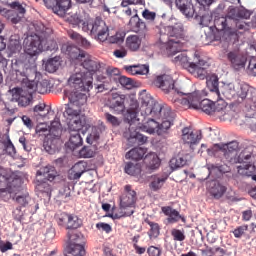
#> input picture dataset/easy/easy_01_99801_98_113.png, 256 x 256 px; its folder holds only this picture in this run
$ python -i nuclei_segmentation.py   (imports and definitions only)   (older library calls are emulated)
#> lines starting #> are read from the running program, lines starting #| are printed output that depends on the picture; after the words box and inside, x2 and y2 are one past the last pixel; in counts of white or black regions, pixels touching at a corner belong together
### color_deconvolution.py
"""
Etap 3.1 potoku: Wstępna filtracja i dekonwolucja barwna (Color Deconvolution).

Model fizyczny (prawo Lamberta-Beera):
    I_c = I_0 * exp(-sum_s  A_cs * C_s)            dla kanału c ∈ {R, G, B}
    OD_c = -log10(I_c / I_0) = sum_s A_cs * C_s

Gdzie:
    OD  – gęstość optyczna (liniowa względem stężenia barwnika, w przeciwieństwie do RGB),
    A   – macierz barwników (kolumny = znormalizowane wektory OD barwników H, E, rezydualny),
    C   – stężenia barwników w danym pikselu.

Separacja:  C = A^{-1} · OD   (Ruifrok & Johnston, 2001)

Dostępne macierze barwników:
    * "ruifrok"  – stała, literaturowa macierz H/E/DAB (Ruifrok & Johnston 2001),
    * "macenko"  – macierz estymowana adaptacyjnie z danego kafelka (SVD w przestrzeni OD,
                   Macenko et al. 2009) – odporna na zmienność barwienia (stain variability).
"""

from __future__ import annotations

from dataclasses import dataclass

import numpy as np

# Natężenie światła padającego (tło szkiełka). 255 dla obrazów 8-bitowych.
I0_DEFAULT = 255.0

# Literaturowe wektory OD barwników (Ruifrok & Johnston 2001), wiersze: H, E, DAB.
RUIFROK_HED = np.array([
    [0.650, 0.704, 0.286],   # Hematoksylina
    [0.072, 0.990, 0.105],   # Eozyna
    [0.268, 0.570, 0.776],   # DAB / kanał rezydualny
])


@dataclass
class DeconvolutionResult:
    """Wynik dekonwolucji jednego kafelka."""
    od: np.ndarray            # (H, W, 3) gęstość optyczna
    concentrations: np.ndarray  # (H, W, 3) stężenia [H, E, residual]
    stain_matrix: np.ndarray  # (3, 3) wiersze = wektory OD barwników
    tissue_mask: np.ndarray   # (H, W) bool – piksele tkanki (OD > beta)

    @property
    def hematoxylin(self) -> np.ndarray:
        return self.concentrations[..., 0]

    @property
    def eosin(self) -> np.ndarray:
        return self.concentrations[..., 1]

    @property
    def residual(self) -> np.ndarray:
        return self.concentrations[..., 2]


# --------------------------------------------------------------------------- #
# Wstępna filtracja
# --------------------------------------------------------------------------- #
def prefilter_rgb(img_rgb: np.ndarray) -> np.ndarray:
    """
    Wstępne przygotowanie obrazu przed transformacją do OD:
      * usunięcie kanału alfa (OpenSlide zwraca RGBA),
      * konwersja do float,
      * ograniczenie zakresu do [1, I0] – zabezpieczenie przed log(0) dla
        nasyconych czarnych pikseli (np. czarny marker / zagniecenia).
    """
    img = np.asarray(img_rgb)
    if img.ndim != 3 or img.shape[2] < 3:
        raise ValueError(f"Oczekiwano obrazu RGB (H, W, 3), otrzymano {img.shape}")
    img = img[..., :3].astype(np.float64)
    return np.clip(img, 1.0, I0_DEFAULT)


def rgb_to_od(img_rgb: np.ndarray, i0: float = I0_DEFAULT) -> np.ndarray:
    """Transformacja RGB -> gęstość optyczna: OD = -log10(I / I0)."""
    img = prefilter_rgb(img_rgb)
    return -np.log10(img / i0)


# [4 lines left out: function od_to_rgb, not called in this run]


def tissue_mask_from_od(od: np.ndarray, beta: float = 0.15) -> np.ndarray:
    """Maska tkanki: piksel uznany za tkankę, jeśli OD w każdym kanale > beta (Macenko 2009)."""
    return np.all(od > beta, axis=-1)


# --------------------------------------------------------------------------- #
# Macierze barwników
# --------------------------------------------------------------------------- #
def _normalize_rows(m: np.ndarray) -> np.ndarray:
    return m / np.linalg.norm(m, axis=1, keepdims=True)


# [5 lines left out: function _complete_stain_matrix, not called in this run]


def ruifrok_stain_matrix() -> np.ndarray:
    """Stała macierz H/E/rezydualny (Ruifrok & Johnston 2001)."""
    return _normalize_rows(RUIFROK_HED.copy())


# [38 lines left out: function macenko_stain_matrix, not called in this run]


# --------------------------------------------------------------------------- #
# Dekonwolucja
# --------------------------------------------------------------------------- #
def color_deconvolution(img_rgb: np.ndarray, method: str = "ruifrok",
                        beta: float = 0.15) -> DeconvolutionResult:
    """
    Pełna dekonwolucja barwna kafelka.

    Args:
        img_rgb: obraz RGB uint8 (H, W, 3)
        method:  "ruifrok" (stała macierz) lub "macenko" (estymowana z obrazu)
        beta:    próg OD dla maski tkanki
    """
    od = rgb_to_od(img_rgb)
    if method == "ruifrok":
        stain = ruifrok_stain_matrix()
    elif method == "macenko":
        stain = macenko_stain_matrix(od, beta=beta)
    else:
        raise ValueError(f"Nieznana metoda: {method}")

    h, w, _ = od.shape
    # OD (N x 3) = C (N x 3) · S (3 x 3)   =>   C = OD · S^{-1}
    conc = od.reshape(-1, 3) @ np.linalg.inv(stain)
    conc = np.clip(conc, 0, None).reshape(h, w, 3)  # stężenia nie mogą być ujemne

    return DeconvolutionResult(od=od, concentrations=conc, stain_matrix=stain,
                               tissue_mask=tissue_mask_from_od(od, beta))


# [16 lines left out: functions stain_to_rgb, channel_to_uint8, not called in this run]

### blur_and_denoise.py
"""
Etap 3.2 potoku: Detekcja nieostrości i filtracja szumów (Blur Detection & Noise Filtering).

Założenia z Sekcji 3 (Etap 2) specyfikacji projektu:
1. Detekcja nieostrości (Blur Detection):
   - Wyznaczenie operatora Laplasjana: ∇²I = ∂²I/∂x² + ∂²I/∂y²
   - Ocena ostrości kafelka poprzez wariancję Laplasjana: Var(∇²I) (Pech-Pacheco et al., 2000).
   - Wyznaczenie lokalnej mapy ostrości (local sharpness map) w ruchomym oknie (np. 31x31 px),
     pozwalającej wykryć zarówno globalny blur optyczny, jak i lokalną utratę ostrości
     na zagnieceniach preparatu (tissue folds).
2. Filtracja szumów (Noise Filtering):
   - Wygładzenie szumów wysokoczęstotliwościowych (ziarnistość barwnika, szum matrycy oraz
     artefakty kompresji JPEG ze skanów WSI) nieliniowym filtrem medianowym (median filter),
   - Zachowanie ostrych krawędzi granic jąder komórkowych (edge-preserving smoothing) przed
     progowaniem Otsu i transformacją wododziałową (Watershed) w Etapie 3.3.
"""

from __future__ import annotations

from dataclasses import dataclass

import cv2
import numpy as np

# Domyślny próg wariancji Laplasjana (w skali szarości RGB) poniżej którego kafelek
# uznawany jest za dotknięty nieostrością optyczną (optical blur).
BLUR_THRESHOLD_GRAY = 300.0

# Domyślny próg wariancji Laplasjana na 8-bitowym kanale Hematoksyliny (H).
BLUR_THRESHOLD_H = 420.0

# Domyślny rozmiar jądra filtru medianowego (3x3 lub 5x5 dla kafelków 256x256 px).
DEFAULT_MEDIAN_KSIZE = 3


@dataclass
class BlurAndFilterResult:
    """Wynik detekcji nieostrości i filtracji medianowej pojedynczego obrazu/kanału."""
    laplacian: np.ndarray           # (H, W) float64 – odpowiedź operatora Laplasjana ∇²I
    sharpness_var: float            # globalna wariancja Laplasjana Var(∇²I) przed filtracją
    sharpness_after_median: float   # wariancja Laplasjana po filtracji medianowej
    is_blurry: bool                 # flaga nieostrości (sharpness_var < threshold)
    local_sharpness_map: np.ndarray # (H, W) float64 – lokalna wariancja Laplasjana w oknie
    filtered: np.ndarray            # (H, W) lub (H, W, 3) uint8 – obraz po filtrze medianowym
    edge_preservation_corr: float   # korelacja gradientu Sobela przed i po filtracji medianowej


# [33 lines left out: functions compute_laplacian, laplacian_variance, local_laplacian_variance_map, not called in this run]


def apply_median_filter(img: np.ndarray, ksize: int = DEFAULT_MEDIAN_KSIZE) -> np.ndarray:
    """
    Wygładza szumy filtrem medianowym o nieparzystym rozmiarze okna ksize (np. 3 lub 5).
    Filtr medianowy usuwa szum impulsowy i artefakty blokowe JPEG przy zachowaniu
    ostrych krawędzi jąder komórkowych.
    """
    if ksize % 2 == 0 or ksize < 3:
        raise ValueError(f"Rozmiar okna filtru medianowego ksize musi być nieparzysty >= 3, podano {ksize}")
    arr = np.asarray(img)
    if arr.dtype != np.uint8:
        arr = np.clip(arr, 0, 255).astype(np.uint8)
    return cv2.medianBlur(arr, ksize)


# [49 lines left out: functions _sobel_gradient_magnitude, analyze_and_filter, not called in this run]

### nuclei_segmentation.py
"""Etap 3.3: Segmentacja jąder komórkowych – progowanie Otsu + transformacja wododziałowa (Watershed)
oraz weryfikacja i strojenie hiperparametrów względem maski referencyjnej.

Wejście: odszumiona mapa stężenia hematoksyliny (uint8, jasne = duże stężenie H).
Kroki:
  1. Detekcja i opcjonalne maskowanie artefaktów niebędących tkanką H&E (markery chirurgiczne),
  2. Progowanie Otsu:
     - mode="global"   – pojedynczy próg globalny Otsu na pikselach tkanki,
     - mode="adaptive" – adaptacyjna mapa progu łącząca globalny próg Otsu z lokalnym tłem
                         gaussowskim (z ujemnym offsetem, bez wygryzania środków jąder),
  3. Operacje morfologiczne (otwarcie, domknięcie, usunięcie małych obiektów, wypełnienie dziur),
  4. Transformata odległości Euklidesowej + markery h-maxima -> Transformacja Wododziałowa (Watershed),
  5. Filtracja obiektów po polu powierzchni [MIN_NUCLEUS_AREA, MAX_NUCLEUS_AREA],
  6. Ewaluacja względem maski referencyjnej (Dice, IoU, Precision, Recall, Object-F1) i strojenie progów.
"""
from __future__ import annotations

import warnings
from dataclasses import dataclass

import cv2
import numpy as np
from scipy import ndimage as ndi
from skimage.filters import threshold_otsu, threshold_local
from skimage.measure import label, regionprops
from skimage.morphology import remove_small_objects, remove_small_holes, h_maxima
from skimage.segmentation import watershed, find_boundaries

from color_deconvolution import color_deconvolution
from blur_and_denoise import apply_median_filter

# [1 line not run here, left out]

# Domyślne wartości hiperparametrów (dostrojone na maskach referencyjnych – zob. tune_hyperparameters)
MIN_NUCLEUS_AREA = 25        # px^2 – minimalne pole jądra komórkowego (odrzuca drobny szum chromatyczny)
MAX_NUCLEUS_AREA = 750       # px^2 – maksymalne pole pojedynczego jądra (odrzuca fałdy i smugi tuszu)
DEFAULT_H = 2.0              # px   – głębokość h-maxima transformaty odległości w Watershed


@dataclass
class SegmentationResult:
    threshold: float            # próg bazowy Otsu (skala 0..255)
    threshold_map: np.ndarray   # (H, W) float – mapa progu (stała dla global, zmienna dla adaptive)
    binary_raw: np.ndarray      # (H, W) bool  – maska bezpośrednio po progowaniu
    binary_clean: np.ndarray    # (H, W) bool  – maska po czyszczeniu morfologicznym
    distance: np.ndarray        # (H, W) float – transformata odległości EDT
    markers: np.ndarray         # (H, W) int32 – markery lokalnych maksimów (zlewiska Watershed)
    labels: np.ndarray          # (H, W) int32 – końcowe etykiety jąder po Watershed i filtracji pola
    labels_no_ws: np.ndarray    # (H, W) int32 – etykiety składowych spójnych bez Watershed
    n_nuclei: int               # końcowa liczba wykrytych jąder (N)
    n_components: int           # liczba składowych spójnych przed rozdzieleniem Watershedem


@dataclass
class SegmentationMetrics:
    dice: float                 # współczynnik Dice'a (F1 pikselowy): 2*TP / (2*TP + FP + FN)
    iou: float                  # indeks Jaccarda (IoU pikselowy): TP / (TP + FP + FN)
    precision: float            # precyzja pikselowa: TP / (TP + FP)
    recall: float               # czułość pikselowa: TP / (TP + FN)
    object_f1: float            # obiektowy F1-score (dopasowanie jąder przy IoU >= 0.3)
    n_pred: int                 # liczba wykrytych jąder
    n_ref: int                  # liczba jąder w masce referencyjnej
    count_error: int            # błąd bezwzględny liczby jąder |n_pred - n_ref|


def detect_marker_mask(img_rgb: np.ndarray, min_marker_area: int = 80) -> np.ndarray:
    """Wykrywa ślady markera lekarskiego / tuszu chirurgicznego (niebieski, zielony, czarny)."""
#> called with min_marker_area = 80
    r = img_rgb[:, :, 0].astype(float)
    g = img_rgb[:, :, 1].astype(float)
    b = img_rgb[:, :, 2].astype(float)
    gray = cv2.cvtColor(img_rgb, cv2.COLOR_RGB2GRAY)
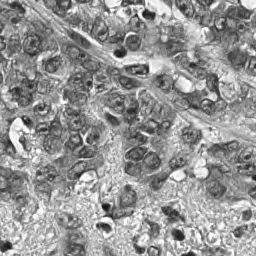
#> gray: shape (256, 256); min 16, max 254, mean 149.5
    hsv = cv2.cvtColor(img_rgb, cv2.COLOR_RGB2HSV)
#> hsv: shape (256, 256, 3); mean H, S, V 151.2, 68.2, 177.6
    dec_r = color_deconvolution(img_rgb, "ruifrok")
#> in tissue_mask_from_od, `return np.all(od > beta, axis=-1)`:
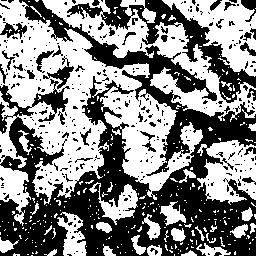
#> returned value: shape (256, 256) bool; 52.4% white; 360 black regions (321 under 20 px), largest, box (x1, y1, x2, y2) and area: (0, 0, 256, 256) 24064, (67, 0, 256, 103) 3560, (43, 56, 74, 89) 281

    blue_m = ((hsv[:, :, 0] >= 92) & (hsv[:, :, 0] <= 135) & (hsv[:, :, 1] > 80) & (b > r + 28)) | (b > r + 42)
#> blue_m: shape (256, 256) bool; 0.4% white in thin lines or dots
    green_m = ((hsv[:, :, 0] >= 35) & (hsv[:, :, 0] <= 95) & (hsv[:, :, 1] > 65) & (g > r + 10)) | (g > r + 25)
#> green_m: shape (256, 256) bool; every value is 0
    black_m = (gray < 42) & (hsv[:, :, 1] < 120) & (b < r + 15)
    extreme_h = dec_r.hematoxylin > 1.35
#> extreme_h: shape (256, 256) bool; 0.03% white in thin lines or dots, all inside (x1, y1, x2, y2) = (8, 12, 145, 248)

    raw = remove_small_objects(blue_m | green_m | black_m | extreme_h, min_size=min_marker_area)
    if not raw.any():
        return np.zeros(img_rgb.shape[:2], dtype=bool)
    k = cv2.getStructuringElement(cv2.MORPH_ELLIPSE, (5, 5))
    return cv2.dilate(raw.astype(np.uint8), k).astype(bool)


# [61 lines left out: functions prepare_h_channel, otsu_threshold, clean_mask, not called in this run]


def watershed_split(binary: np.ndarray, h: float = DEFAULT_H, smooth_sigma: float = 1.0):
    """Rozdziela połączone jądra: transformata odległości + markery h-maxima + Watershed."""
    dist = ndi.distance_transform_edt(binary)
    dist_s = ndi.gaussian_filter(dist, smooth_sigma) if smooth_sigma > 0 else dist
    peaks = h_maxima(dist_s, h) & binary
    markers = label(peaks).astype(np.int32)
    labels = watershed(-dist_s, markers, mask=binary).astype(np.int32)
    missed = binary & (labels == 0)
    if missed.any():
        extra = label(missed)
        extra[extra > 0] += labels.max()
        labels = labels + extra.astype(np.int32)
    return labels, markers, dist


# [27 lines left out: functions filter_by_area, segment_nuclei, not called in this run]


def build_reference_mask(img_rgb: np.ndarray) -> np.ndarray:
    """Generuje maskę referencyjną (etykiety 1..N_ref) metodą wielokanałowego konsensusu H&E.

    Łączy:
      - detekcję i wykluczenie markerów chirurgicznych (niebieski/zielony/czarny tusz),
      - selektywny sygnał jądrowy (H - 0.10*E) z ograniczeniem chromatyczności fioletu H&E,
      - rekonstrukcję morfologiczną z progowaniem histerezowym (high/low),
      - podział sklejonych jąder z warunkiem zwartości geometrycznej (solidity >= 0.52).
    """
    marker = detect_marker_mask(img_rgb)
    dec_r = color_deconvolution(img_rgb, "ruifrok")
    valid = dec_r.tissue_mask & (~marker)
    if valid.sum() < 100:
        valid = ~marker

    h_raw = np.clip(dec_r.hematoxylin, 0, None) - 0.10 * np.clip(dec_r.eosin, 0, None)
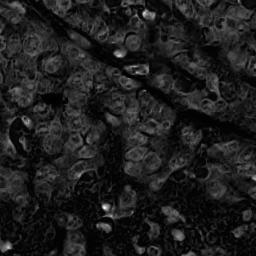
#> h_raw: shape (256, 256) float64; min -0.0408, max 1.91, mean 0.192; drawn with min black and max white
    h_raw = np.clip(h_raw, 0, None)
    h_raw[marker] = 0.0
    vals_raw = h_raw[valid] if valid.any() else h_raw.ravel()
    p99 = float(np.clip(np.percentile(vals_raw, 99.5), 0.40, 1.15)) if vals_raw.size else 1.0
#> p99 = 0.886
    h_u8 = np.clip(h_raw / max(p99, 1e-6) * 255.0, 0, 255).astype(np.uint8)
    h_med = apply_median_filter(h_u8, 3)
#> in apply_median_filter, `return cv2.medianBlur(arr, ksize)`:
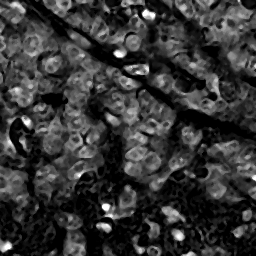
#> returned value: shape (256, 256); min 0, max 255, mean 53.9

    vals = h_med[valid]
    t_otsu = float(threshold_otsu(vals)) if vals.size and vals.min() != vals.max() else 120.0
#> t_otsu = 98
    if valid.mean() < 0.25:
        t_otsu = min(t_otsu, 118.0)
    std = float(np.std(vals)) if vals.size else 20.0
#> std = 36.99
    loc = threshold_local(h_med.astype(float), block_size=75, method="gaussian", offset=-0.25 * std)
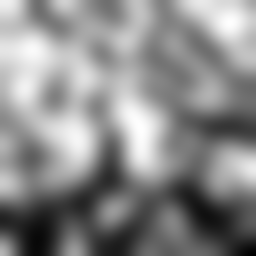
#> loc: shape (256, 256) float64; min 23.02, max 96.81, mean 63.1; drawn with min black and max white
    cap = t_otsu * (0.96 if marker.any() else 1.05)
#> cap = 102.9
    t_map = np.minimum(0.55 * t_otsu + 0.45 * loc, cap)

    r, b = img_rgb[:, :, 0].astype(float), img_rgb[:, :, 2].astype(float)
    chroma_ok = (r < 190) & (b >= r - 22) & (~marker) & valid
#> chroma_ok: shape (256, 256) bool; 50.6% white; 350 black regions (313 under 20 px), largest, box (x1, y1, x2, y2) and area: (0, 0, 256, 256) 25318, (67, 0, 256, 103) 3708, (0, 15, 27, 39) 256
    high = (h_med > t_map * 1.00) & chroma_ok
#> high: shape (256, 256) bool; 23.7% white; 196 white regions (91 under 20 px), largest, box (x1, y1, x2, y2) and area: (124, 109, 173, 176) 1056, (165, 73, 224, 115) 755, (206, 0, 253, 42) 707
    low = (h_med > t_map * 0.93) & chroma_ok
#> low: shape (256, 256) bool; 27.4% white; 170 white regions (80 under 20 px), largest, box (x1, y1, x2, y2) and area: (35, 87, 105, 154) 1382, (124, 109, 173, 176) 1233, (165, 52, 240, 115) 1186
    binary = ndi.binary_propagation(high, mask=low) if high.any() else np.zeros_like(high)

    k = cv2.getStructuringElement(cv2.MORPH_ELLIPSE, (3, 3))
    binary = cv2.morphologyEx(binary.astype(np.uint8), cv2.MORPH_OPEN, k).astype(bool)
#> binary: shape (256, 256) bool; 26.1% white; 139 white regions (41 under 20 px), largest, box (x1, y1, x2, y2) and area: (35, 88, 91, 154) 1167, (124, 129, 162, 176) 844, (206, 5, 253, 42) 770
    binary = remove_small_objects(binary, min_size=22)
    binary = remove_small_holes(binary, area_threshold=64)
#> binary: shape (256, 256) bool; 25.9% white; 93 white regions, largest, box (x1, y1, x2, y2) and area: (35, 88, 91, 154) 1207, (124, 129, 162, 176) 854, (206, 5, 253, 42) 771

    ws, _, _ = watershed_split(binary, h=2.0, smooth_sigma=1.0)
#> in watershed_split, `extra[extra > 0] += labels.max()`:
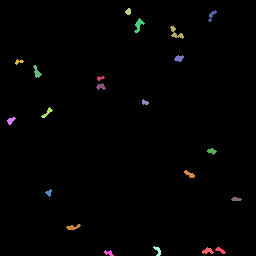
#> extra: shape (256, 256) int32; 22 distinct labels, from 0 to 109; one colour per label, 0 black
    out = np.zeros_like(ws)
    nid = 0
    for rp in regionprops(ws):
        if 25 <= rp.area <= 750 and rp.solidity >= 0.52:
            nid += 1
            out[ws == rp.label] = nid
#> this loop made 109 passes
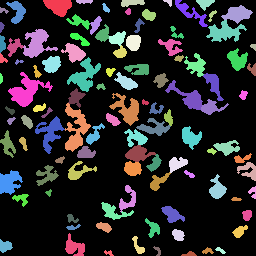
#> out: shape (256, 256) int32; 108 distinct labels, from 0 to 107; one colour per label, 0 black
#> after the loop, nid = 107
    return out.astype(np.int32)


# [76 lines left out: functions evaluate_segmentation, overlay_contours, overlay_comparison, colorize_labels, not called in this run]

>>> import cv2
>>> picture = cv2.cvtColor(cv2.imread('dataset/easy/easy_01_99801_98_113.png'), cv2.COLOR_BGR2RGB)
>>> result = build_reference_mask(picture)

$ run again, on dataset/easy/easy_03_99813_176_58.png
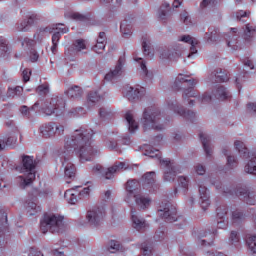
#> input picture dataset/easy/easy_03_99813_176_58.png, 256 x 256 px
#> hsv: shape (256, 256, 3); mean H, S, V 141.8, 68.7, 166.5
#> blue_m: shape (256, 256) bool; 5.1% white in thin lines or dots
#> green_m: shape (256, 256) bool; 1.9% white in thin lines or dots
#> black_m: shape (256, 256) bool; every value is 0
#> extreme_h: shape (256, 256) bool; 0% white in thin lines or dots, all inside (x1, y1, x2, y2) = (27, 58, 141, 81)
#> p99 = 0.82
#> t_otsu = 107
#> std = 34.5
#> cap = 112.4
#> chroma_ok: shape (256, 256) bool; 60.5% white; 631 black regions (568 under 20 px), largest, box (x1, y1, x2, y2) and area: (0, 0, 146, 97) 5307, (116, 0, 256, 150) 5121, (90, 124, 175, 256) 2449
#> high: shape (256, 256) bool; 25% white; 134 white regions (53 under 20 px), largest, box (x1, y1, x2, y2) and area: (171, 69, 231, 107) 940, (13, 154, 50, 212) 790, (55, 128, 98, 166) 716
#> low: shape (256, 256) bool; 30.4% white; 144 white regions (69 under 20 px), largest, box (x1, y1, x2, y2) and area: (136, 133, 190, 223) 1220, (170, 69, 231, 107) 1104, (194, 163, 255, 212) 938
#> peaks: shape (256, 256); values 0 (black) and 1 (white), 0.13% white in thin lines or dots
#> markers: shape (256, 256) int32; 82 distinct labels, from 0 to 81
#> missed: shape (256, 256) bool; 0.35% white; 6 white regions, box (x1, y1, x2, y2) and area: (68, 193, 78, 205) 67, (189, 196, 195, 205) 37, (111, 206, 115, 218) 36, (70, 185, 81, 191) 35, (164, 116, 171, 123) 32, (74, 239, 81, 244) 23
#> in watershed_split, `extra[extra > 0] += labels.max()`:
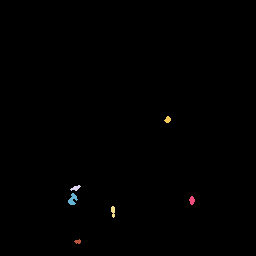
#> extra: shape (256, 256) int32; 7 distinct labels, from 0 to 87; one colour per label, 0 black
#> the loop in build_reference_mask, `for rp in regionprops(ws):` made 87 passes
#> after the loop in build_reference_mask, `for rp in regionprops(ws):`:
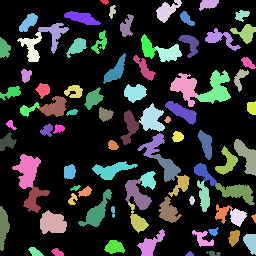
#> out: shape (256, 256) int32; 85 distinct labels, from 0 to 84; one colour per label, 0 black
#> after the loop in build_reference_mask, `for rp in regionprops(ws):`: nid = 84
